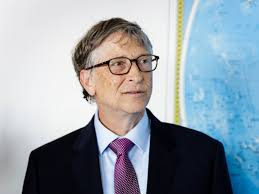
#> input picture images/1.jpg, 259 x 194 px; its folder holds only this picture in this run
$ python faces-train.py   (older library calls are emulated)
#> lines starting #> are read from the running program, lines starting #| are printed output that depends on the picture
import cv2
import os
import numpy as np
from PIL import Image
import pickle

BASE_DIR = os.path.dirname(os.path.abspath(__file__))
image_dir = os.path.join(BASE_DIR, "images")

face_cascade = cv2.CascadeClassifier('cascades/data/haarcascade_frontalface_alt2.xml')
recognizer = cv2.face.LBPHFaceRecognizer_create()

current_id = 0
label_ids = {}
y_labels = []
x_train = []

for root, dirs, files in os.walk(image_dir):
	for file in files:
		if file.endswith("png") or file.endswith("jpg"):
			path = os.path.join(root, file)
			label = os.path.basename(root).replace(" ", "-").lower()
			#print(label, path)
			if not label in label_ids:
				label_ids[label] = current_id
				current_id += 1
			id_ = label_ids[label]
			print(label_ids)
			#y_labels.append(label) # some number
			#x_train.append(path) # verify this image, turn into a NUMPY arrray, GRAY
			pil_image = Image.open(path).convert("L") # grayscale
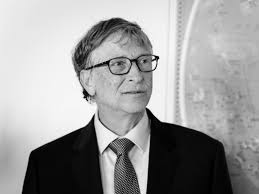
#> pil_image: PIL image 259x194 L; min 0, max 255, mean 156.4
			size = (250,250 )
			final_image = pil_image.resize(size, Image.ANTIALIAS)
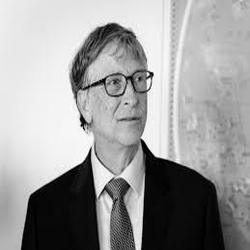
#> final_image: PIL image 250x250 L; min 0, max 255, mean 156.4
			image_array = np.array(final_image, "uint8")
			#print(image_array)
			faces = face_cascade.detectMultiScale(image_array, scaleFactor=1.5, minNeighbors=5)
#> faces = ()

			for (x,y,w,h) in faces:
				roi = image_array[y:y+h, x:x+w]
				x_train.append(roi)
				y_labels.append(id_)
#> this loop made 0 passes
#> after the loop, x_train = []; y_labels = []


#print(y_labels)
#print(x_train)

with open("pickles/face-labels.pickle", 'wb') as f:
	pickle.dump(label_ids, f)

#> (the run stopped early here; a loop or call above may not have finished)

$ run again, on images/5.jpg
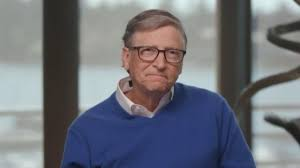
#> input picture images/5.jpg, 300 x 168 px
#> `pil_image = Image.open(path).convert("L")`:
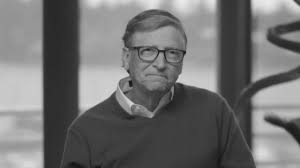
#> pil_image: PIL image 300x168 L; min 16, max 235, mean 113.1
#> `final_image = pil_image.resize(size, Image.ANTIALIAS)`:
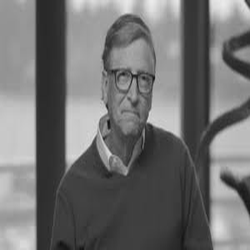
#> final_image: PIL image 250x250 L; min 14, max 235, mean 113.1
#> faces = ()
#> after the loop `for (x,y,w,h) in faces:`: x_train = []

$ run again, on images/6.jpg
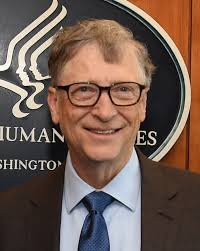
#> input picture images/6.jpg, 200 x 251 px
#> `pil_image = Image.open(path).convert("L")`:
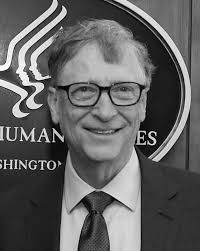
#> pil_image: PIL image 200x251 L; min 0, max 255, mean 97.3
#> `final_image = pil_image.resize(size, Image.ANTIALIAS)`:
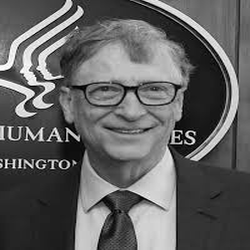
#> final_image: PIL image 250x250 L; min 0, max 255, mean 97.3
#> faces = ()
#> after the loop `for (x,y,w,h) in faces:`: x_train = []

$ run again, on images/8.jpg
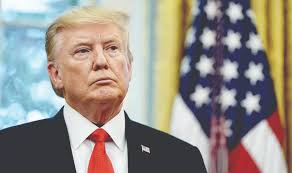
#> input picture images/8.jpg, 292 x 173 px
#> `pil_image = Image.open(path).convert("L")`:
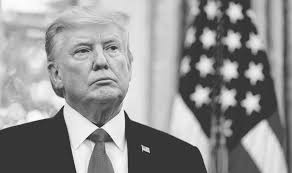
#> pil_image: PIL image 292x173 L; min 23, max 254, mean 146.3
#> `final_image = pil_image.resize(size, Image.ANTIALIAS)`:
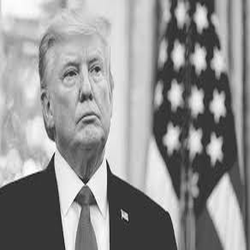
#> final_image: PIL image 250x250 L; min 24, max 255, mean 146.3
#> faces = ()
#> after the loop `for (x,y,w,h) in faces:`: x_train = []

$ run again, on images/10.jpg
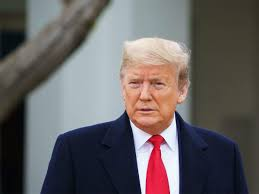
#> input picture images/10.jpg, 259 x 194 px
#> `pil_image = Image.open(path).convert("L")`:
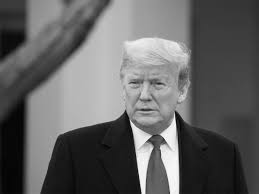
#> pil_image: PIL image 259x194 L; min 2, max 253, mean 98.2
#> `final_image = pil_image.resize(size, Image.ANTIALIAS)`:
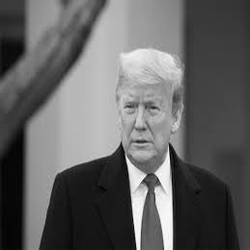
#> final_image: PIL image 250x250 L; min 0, max 255, mean 98.2
#> faces = ()
#> after the loop `for (x,y,w,h) in faces:`: x_train = []
